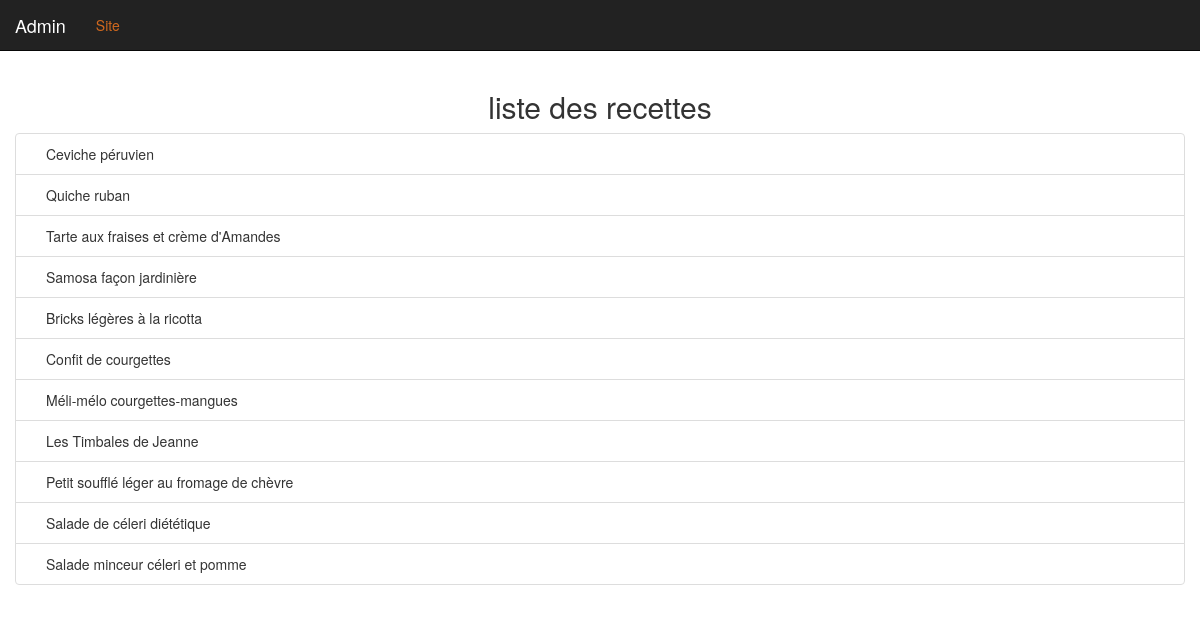
/admin/list_recipes.php, run on an earlier commit of the app's database.
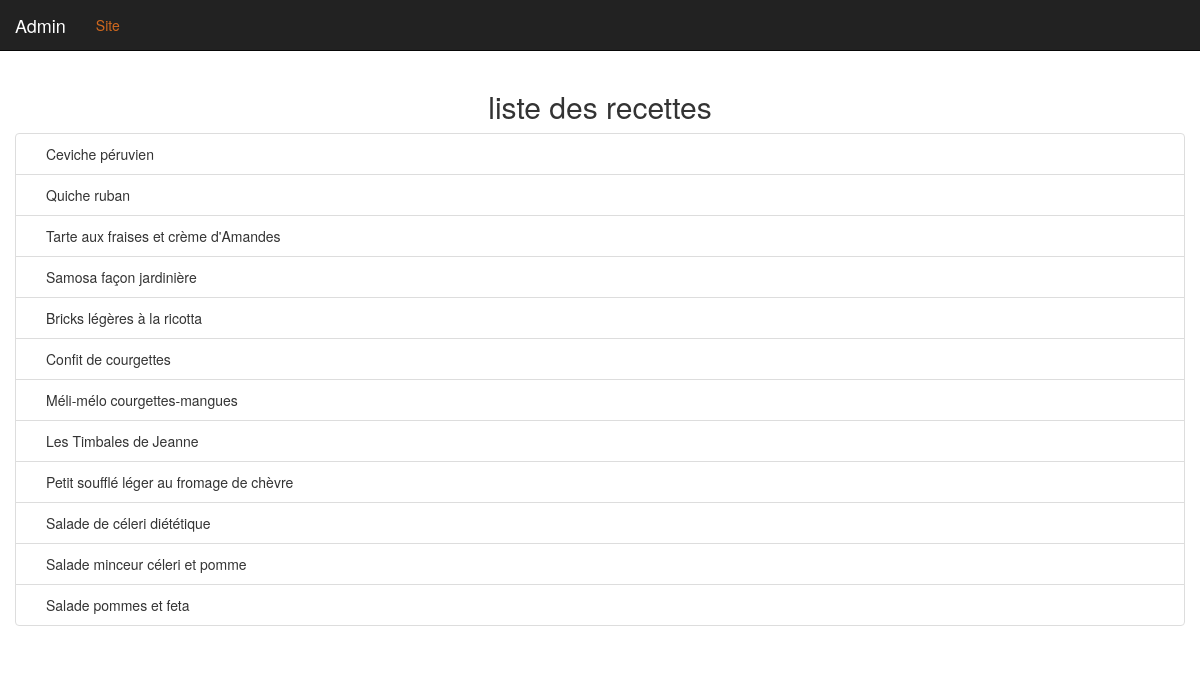
And on a later commit of the database.
### tables this page shows
CREATE TABLE `recipes` (
  `id` int(11) NOT NULL,
  `title` varchar(255) NOT NULL,
  `content` varchar(255) NOT NULL,
  `picture` varchar(255) NOT NULL,
  `date_add` datetime NOT NULL,
  `user_id` int(11) NOT NULL
);

### admin/list_recipes.php (the view, shortened to what this page needs)
<?php
require_once '../inc/connect.php';
$select = $bdd->prepare('SELECT id, title, user_id FROM recipes');
$select->execute();
$recipes = $select->fetchAll(PDO::FETCH_ASSOC);
include_once 'inc/header.php';
?>
<h2 class="text-center">liste des recettes</h2>
<ul class="list-group">
<?php foreach ($recipes as $recipe) : ?>
	<li class="list-group-item row">
		<div class="col-sm-8">
			<?= $recipe['title']; ?>
		</div>
	</li>
<?php endforeach ;?>
</ul>
<?php include_once 'inc/footer.php'; ?>

### admin/inc/header.php (shortened to what this page needs)
<!DOCTYPE html>
<html>
<head>
	<link rel="stylesheet" href="https://maxcdn.bootstrapcdn.com/bootstrap/3.3.6/css/bootstrap.min.css">
  <link type="text/css" href="../../css/style.css" rel="stylesheet">
</head>
<body class="bodyStyle">
<nav class="navbar navbar-inverse navbar-fixed-top">
  <div class="container-fluid">
    <div class="navbar-header">
      <a class="navbar-brand" href="index.php">Admin</a>
    </div>
    <div class="collapse navbar-collapse" id="myNavbar">
    <ul class="nav navbar-nav">
        <li><a href="../index.php">Site</a></li>
    </ul>
    </div>
  </div>
</nav>
	<main class="container">

What changed in the data, as far as the page shows it:
added recipes: title "Salade pommes et feta"
